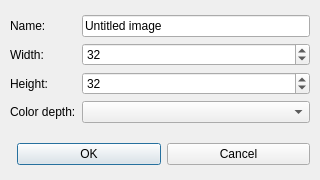
<ui version="4.0" >
 <comment></comment>
 <class>ImageDialog</class>
 <widget class="QDialog" >
  <property name="windowTitle" >
   <string>Create Image</string>
  </property>
  <property name="geometry" >
   <rect>
    <x>0</x>
    <y>0</y>
    <width>320</width>
    <height>180</height>
   </rect>
  </property>
  <property name="objectName" >
   <string notr="true" >ImageDialog</string>
  </property>
  <layout class="QVBoxLayout" >
   <property name="objectName" >
    <string notr="true" />
   </property>
   <property name="spacing" >
    <number>6</number>
   </property>
   <property name="margin" >
    <number>9</number>
   </property>
   <item>
    <layout class="QGridLayout" >
     <property name="objectName" >
      <string notr="true" />
     </property>
     <property name="spacing" >
      <number>6</number>
     </property>
     <property name="margin" >
      <number>1</number>
     </property>
     <item row="1" column="0" >
      <widget class="QLabel" name="widthLabel" >
       <property name="frameShadow" >
        <enum>QFrame::Plain</enum>
       </property>
       <property name="geometry" >
        <rect>
         <x>1</x>
         <y>27</y>
         <width>67</width>
         <height>22</height>
        </rect>
       </property>
       <property name="frameShape" >
        <enum>QFrame::NoFrame</enum>
       </property>
       <property name="objectName" >
        <string notr="true" >widthLabel</string>
       </property>
       <property name="text" >
        <string>Width:</string>
       </property>
       <property name="textFormat" >
        <enum>Qt::AutoText</enum>
       </property>
      </widget>
     </item>
     <item row="2" column="0" >
      <widget class="QLabel" name="heightLabel" >
       <property name="frameShadow" >
        <enum>QFrame::Plain</enum>
       </property>
       <property name="geometry" >
        <rect>
         <x>1</x>
         <y>55</y>
         <width>67</width>
         <height>22</height>
        </rect>
       </property>
       <property name="frameShape" >
        <enum>QFrame::NoFrame</enum>
       </property>
       <property name="objectName" >
        <string notr="true" >heightLabel</string>
       </property>
       <property name="text" >
        <string>Height:</string>
       </property>
       <property name="textFormat" >
        <enum>Qt::AutoText</enum>
       </property>
      </widget>
     </item>
     <item row="3" column="1" >
      <widget class="QComboBox" name="colorDepthCombo" >
       <property name="sizePolicy" >
        <sizepolicy>
         <hsizetype>5</hsizetype>
         <vsizetype>0</vsizetype>
         <horstretch>0</horstretch>
         <verstretch>0</verstretch>
        </sizepolicy>
       </property>
       <property name="insertionPolicy" >
        <enum>QComboBox::AtBottom</enum>
       </property>
       <property name="geometry" >
        <rect>
         <x>74</x>
         <y>83</y>
         <width>227</width>
         <height>22</height>
        </rect>
       </property>
       <property name="objectName" >
        <string notr="true" >colorDepthCombo</string>
       </property>
      </widget>
     </item>
     <item row="0" column="1" >
      <widget class="QLineEdit" name="nameLineEdit" >
       <property name="sizePolicy" >
        <sizepolicy>
         <hsizetype>5</hsizetype>
         <vsizetype>0</vsizetype>
         <horstretch>1</horstretch>
         <verstretch>0</verstretch>
        </sizepolicy>
       </property>
       <property name="echoMode" >
        <enum>QLineEdit::Normal</enum>
       </property>
       <property name="geometry" >
        <rect>
         <x>74</x>
         <y>1</y>
         <width>227</width>
         <height>20</height>
        </rect>
       </property>
       <property name="objectName" >
        <string notr="true" >nameLineEdit</string>
       </property>
       <property name="text" >
        <string>Untitled image</string>
       </property>
      </widget>
     </item>
     <item row="1" column="1" >
      <widget class="QSpinBox" name="spinBox" >
       <property name="sizePolicy" >
        <sizepolicy>
         <hsizetype>5</hsizetype>
         <vsizetype>0</vsizetype>
         <horstretch>0</horstretch>
         <verstretch>0</verstretch>
        </sizepolicy>
       </property>
       <property name="buttonSymbols" >
        <enum>QAbstractSpinBox::UpDownArrows</enum>
       </property>
       <property name="minimum" >
        <number>1</number>
       </property>
       <property name="value" >
        <number>32</number>
       </property>
       <property name="geometry" >
        <rect>
         <x>74</x>
         <y>27</y>
         <width>227</width>
         <height>22</height>
        </rect>
       </property>
       <property name="maximum" >
        <number>1024</number>
       </property>
       <property name="objectName" >
        <string notr="true" >spinBox</string>
       </property>
      </widget>
     </item>
     <item row="2" column="1" >
      <widget class="QSpinBox" name="spinBox_2" >
       <property name="sizePolicy" >
        <sizepolicy>
         <hsizetype>5</hsizetype>
         <vsizetype>0</vsizetype>
         <horstretch>0</horstretch>
         <verstretch>0</verstretch>
        </sizepolicy>
       </property>
       <property name="buttonSymbols" >
        <enum>QAbstractSpinBox::UpDownArrows</enum>
       </property>
       <property name="minimum" >
        <number>1</number>
       </property>
       <property name="value" >
        <number>32</number>
       </property>
       <property name="geometry" >
        <rect>
         <x>74</x>
         <y>55</y>
         <width>227</width>
         <height>22</height>
        </rect>
       </property>
       <property name="maximum" >
        <number>1024</number>
       </property>
       <property name="objectName" >
        <string notr="true" >spinBox_2</string>
       </property>
      </widget>
     </item>
     <item row="0" column="0" >
      <widget class="QLabel" name="nameLabel" >
       <property name="frameShadow" >
        <enum>QFrame::Plain</enum>
       </property>
       <property name="geometry" >
        <rect>
         <x>1</x>
         <y>1</y>
         <width>67</width>
         <height>20</height>
        </rect>
       </property>
       <property name="frameShape" >
        <enum>QFrame::NoFrame</enum>
       </property>
       <property name="objectName" >
        <string notr="true" >nameLabel</string>
       </property>
       <property name="text" >
        <string>Name:</string>
       </property>
       <property name="textFormat" >
        <enum>Qt::AutoText</enum>
       </property>
      </widget>
     </item>
     <item row="3" column="0" >
      <widget class="QLabel" name="colorDepthLabel" >
       <property name="frameShadow" >
        <enum>QFrame::Plain</enum>
       </property>
       <property name="geometry" >
        <rect>
         <x>1</x>
         <y>83</y>
         <width>67</width>
         <height>22</height>
        </rect>
       </property>
       <property name="frameShape" >
        <enum>QFrame::NoFrame</enum>
       </property>
       <property name="objectName" >
        <string notr="true" >colorDepthLabel</string>
       </property>
       <property name="text" >
        <string>Color depth:</string>
       </property>
       <property name="textFormat" >
        <enum>Qt::AutoText</enum>
       </property>
      </widget>
     </item>
    </layout>
   </item>
   <item>
    <spacer>
     <property name="orientation" >
      <enum>Qt::Vertical</enum>
     </property>
     <property name="geometry" >
      <rect>
       <x>9</x>
       <y>121</y>
       <width>302</width>
       <height>18</height>
      </rect>
     </property>
     <property name="objectName" >
      <string notr="true" />
     </property>
    </spacer>
   </item>
   <item>
    <layout class="QHBoxLayout" >
     <property name="objectName" >
      <string notr="true" />
     </property>
     <property name="spacing" >
      <number>6</number>
     </property>
     <property name="margin" >
      <number>1</number>
     </property>
     <item>
      <spacer>
       <property name="orientation" >
        <enum>Qt::Horizontal</enum>
       </property>
       <property name="geometry" >
        <rect>
         <x>1</x>
         <y>1</y>
         <width>128</width>
         <height>24</height>
        </rect>
       </property>
       <property name="objectName" >
        <string notr="true" />
       </property>
      </spacer>
     </item>
     <item>
      <widget class="QPushButton" name="okButton" >
       <property name="geometry" >
        <rect>
         <x>135</x>
         <y>1</y>
         <width>80</width>
         <height>24</height>
        </rect>
       </property>
       <property name="objectName" >
        <string notr="true" >okButton</string>
       </property>
       <property name="text" >
        <string>OK</string>
       </property>
      </widget>
     </item>
     <item>
      <widget class="QPushButton" name="cancelButton" >
       <property name="geometry" >
        <rect>
         <x>221</x>
         <y>1</y>
         <width>80</width>
         <height>24</height>
        </rect>
       </property>
       <property name="objectName" >
        <string notr="true" >cancelButton</string>
       </property>
       <property name="text" >
        <string>Cancel</string>
       </property>
      </widget>
     </item>
    </layout>
   </item>
  </layout>
 </widget>
 <pixmapfunction></pixmapfunction>
 <connections>
  <connection>
   <sender>nameLineEdit</sender>
   <signal>returnPressed()</signal>
   <receiver>okButton</receiver>
   <slot>animateClick()</slot>
   <hints>
    <hint type="sourcelabel" >
     <x>194</x>
     <y>27</y>
    </hint>
    <hint type="destinationlabel" >
     <x>182</x>
     <y>144</y>
    </hint>
   </hints>
  </connection>
 </connections>
</ui>
